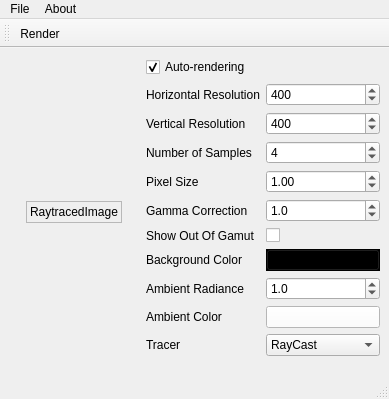
<?xml version="1.0" encoding="UTF-8"?>
<ui version="4.0">
 <class>MainWindow</class>
 <widget class="QMainWindow" name="MainWindow">
  <property name="geometry">
   <rect>
    <x>0</x>
    <y>0</y>
    <width>389</width>
    <height>399</height>
   </rect>
  </property>
  <property name="focusPolicy">
   <enum>Qt::StrongFocus</enum>
  </property>
  <property name="windowTitle">
   <string>MainWindow</string>
  </property>
  <widget class="QWidget" name="centralwidget">
   <layout class="QGridLayout" name="gridLayout">
    <item row="0" column="0" rowspan="2" alignment="Qt::AlignHCenter|Qt::AlignVCenter">
     <widget class="QLabel" name="raytracedImage">
      <property name="sizePolicy">
       <sizepolicy hsizetype="Expanding" vsizetype="Expanding">
        <horstretch>0</horstretch>
        <verstretch>0</verstretch>
       </sizepolicy>
      </property>
      <property name="frameShape">
       <enum>QFrame::StyledPanel</enum>
      </property>
      <property name="text">
       <string>RaytracedImage</string>
      </property>
      <property name="alignment">
       <set>Qt::AlignLeading|Qt::AlignLeft|Qt::AlignTop</set>
      </property>
     </widget>
    </item>
    <item row="0" column="1">
     <widget class="QCheckBox" name="autoRenderingCheckBox">
      <property name="text">
       <string>Auto-rendering</string>
      </property>
      <property name="checked">
       <bool>true</bool>
      </property>
     </widget>
    </item>
    <item row="1" column="1">
     <layout class="QFormLayout" name="formLayout">
      <property name="fieldGrowthPolicy">
       <enum>QFormLayout::AllNonFixedFieldsGrow</enum>
      </property>
      <item row="0" column="0">
       <widget class="QLabel" name="label">
        <property name="text">
         <string>Horizontal Resolution</string>
        </property>
       </widget>
      </item>
      <item row="0" column="1">
       <widget class="QSpinBox" name="horizontalResolutionSpinBox">
        <property name="minimum">
         <number>1</number>
        </property>
        <property name="maximum">
         <number>800</number>
        </property>
        <property name="singleStep">
         <number>10</number>
        </property>
        <property name="value">
         <number>400</number>
        </property>
       </widget>
      </item>
      <item row="1" column="1">
       <widget class="QSpinBox" name="verticalResolutionSpinBox">
        <property name="minimum">
         <number>1</number>
        </property>
        <property name="maximum">
         <number>800</number>
        </property>
        <property name="singleStep">
         <number>10</number>
        </property>
        <property name="value">
         <number>400</number>
        </property>
       </widget>
      </item>
      <item row="2" column="0">
       <widget class="QLabel" name="label_3">
        <property name="text">
         <string>Number of Samples</string>
        </property>
       </widget>
      </item>
      <item row="2" column="1">
       <widget class="QSpinBox" name="numberOfSamplesSpinBox">
        <property name="minimum">
         <number>1</number>
        </property>
        <property name="maximum">
         <number>50</number>
        </property>
        <property name="value">
         <number>4</number>
        </property>
       </widget>
      </item>
      <item row="3" column="0">
       <widget class="QLabel" name="label_4">
        <property name="text">
         <string>Pixel Size</string>
        </property>
       </widget>
      </item>
      <item row="3" column="1">
       <widget class="QDoubleSpinBox" name="pixelSizeDoubleSpinBox">
        <property name="minimum">
         <double>0.050000000000000</double>
        </property>
        <property name="maximum">
         <double>10.000000000000000</double>
        </property>
        <property name="singleStep">
         <double>0.050000000000000</double>
        </property>
        <property name="value">
         <double>1.000000000000000</double>
        </property>
       </widget>
      </item>
      <item row="4" column="0">
       <widget class="QLabel" name="label_5">
        <property name="text">
         <string>Gamma Correction</string>
        </property>
       </widget>
      </item>
      <item row="4" column="1">
       <widget class="QDoubleSpinBox" name="gammaCorrectionDoubleSpinBox">
        <property name="decimals">
         <number>1</number>
        </property>
        <property name="minimum">
         <double>0.100000000000000</double>
        </property>
        <property name="maximum">
         <double>2.000000000000000</double>
        </property>
        <property name="singleStep">
         <double>0.100000000000000</double>
        </property>
        <property name="value">
         <double>1.000000000000000</double>
        </property>
       </widget>
      </item>
      <item row="1" column="0">
       <widget class="QLabel" name="label_2">
        <property name="text">
         <string>Vertical Resolution</string>
        </property>
       </widget>
      </item>
      <item row="6" column="0">
       <widget class="QLabel" name="label_6">
        <property name="text">
         <string>Background Color</string>
        </property>
       </widget>
      </item>
      <item row="6" column="1">
       <widget class="QPushButton" name="backgroundColorPushButton">
        <property name="palette">
         <palette>
          <active>
           <colorrole role="WindowText">
            <brush brushstyle="SolidPattern">
             <color alpha="255">
              <red>255</red>
              <green>255</green>
              <blue>255</blue>
             </color>
            </brush>
           </colorrole>
           <colorrole role="Button">
            <brush brushstyle="SolidPattern">
             <color alpha="255">
              <red>0</red>
              <green>0</green>
              <blue>0</blue>
             </color>
            </brush>
           </colorrole>
           <colorrole role="Light">
            <brush brushstyle="SolidPattern">
             <color alpha="255">
              <red>0</red>
              <green>0</green>
              <blue>0</blue>
             </color>
            </brush>
           </colorrole>
           <colorrole role="Midlight">
            <brush brushstyle="SolidPattern">
             <color alpha="255">
              <red>0</red>
              <green>0</green>
              <blue>0</blue>
             </color>
            </brush>
           </colorrole>
           <colorrole role="Dark">
            <brush brushstyle="SolidPattern">
             <color alpha="255">
              <red>0</red>
              <green>0</green>
              <blue>0</blue>
             </color>
            </brush>
           </colorrole>
           <colorrole role="Mid">
            <brush brushstyle="SolidPattern">
             <color alpha="255">
              <red>0</red>
              <green>0</green>
              <blue>0</blue>
             </color>
            </brush>
           </colorrole>
           <colorrole role="Text">
            <brush brushstyle="SolidPattern">
             <color alpha="255">
              <red>255</red>
              <green>255</green>
              <blue>255</blue>
             </color>
            </brush>
           </colorrole>
           <colorrole role="BrightText">
            <brush brushstyle="SolidPattern">
             <color alpha="255">
              <red>255</red>
              <green>255</green>
              <blue>255</blue>
             </color>
            </brush>
           </colorrole>
           <colorrole role="ButtonText">
            <brush brushstyle="SolidPattern">
             <color alpha="255">
              <red>255</red>
              <green>255</green>
              <blue>255</blue>
             </color>
            </brush>
           </colorrole>
           <colorrole role="Base">
            <brush brushstyle="SolidPattern">
             <color alpha="255">
              <red>0</red>
              <green>0</green>
              <blue>0</blue>
             </color>
            </brush>
           </colorrole>
           <colorrole role="Window">
            <brush brushstyle="SolidPattern">
             <color alpha="255">
              <red>0</red>
              <green>0</green>
              <blue>0</blue>
             </color>
            </brush>
           </colorrole>
           <colorrole role="Shadow">
            <brush brushstyle="SolidPattern">
             <color alpha="255">
              <red>0</red>
              <green>0</green>
              <blue>0</blue>
             </color>
            </brush>
           </colorrole>
           <colorrole role="AlternateBase">
            <brush brushstyle="SolidPattern">
             <color alpha="255">
              <red>0</red>
              <green>0</green>
              <blue>0</blue>
             </color>
            </brush>
           </colorrole>
           <colorrole role="ToolTipBase">
            <brush brushstyle="SolidPattern">
             <color alpha="255">
              <red>255</red>
              <green>255</green>
              <blue>220</blue>
             </color>
            </brush>
           </colorrole>
           <colorrole role="ToolTipText">
            <brush brushstyle="SolidPattern">
             <color alpha="255">
              <red>0</red>
              <green>0</green>
              <blue>0</blue>
             </color>
            </brush>
           </colorrole>
          </active>
          <inactive>
           <colorrole role="WindowText">
            <brush brushstyle="SolidPattern">
             <color alpha="255">
              <red>255</red>
              <green>255</green>
              <blue>255</blue>
             </color>
            </brush>
           </colorrole>
           <colorrole role="Button">
            <brush brushstyle="SolidPattern">
             <color alpha="255">
              <red>0</red>
              <green>0</green>
              <blue>0</blue>
             </color>
            </brush>
           </colorrole>
           <colorrole role="Light">
            <brush brushstyle="SolidPattern">
             <color alpha="255">
              <red>0</red>
              <green>0</green>
              <blue>0</blue>
             </color>
            </brush>
           </colorrole>
           <colorrole role="Midlight">
            <brush brushstyle="SolidPattern">
             <color alpha="255">
              <red>0</red>
              <green>0</green>
              <blue>0</blue>
             </color>
            </brush>
           </colorrole>
           <colorrole role="Dark">
            <brush brushstyle="SolidPattern">
             <color alpha="255">
              <red>0</red>
              <green>0</green>
              <blue>0</blue>
             </color>
            </brush>
           </colorrole>
           <colorrole role="Mid">
            <brush brushstyle="SolidPattern">
             <color alpha="255">
              <red>0</red>
              <green>0</green>
              <blue>0</blue>
             </color>
            </brush>
           </colorrole>
           <colorrole role="Text">
            <brush brushstyle="SolidPattern">
             <color alpha="255">
              <red>255</red>
              <green>255</green>
              <blue>255</blue>
             </color>
            </brush>
           </colorrole>
           <colorrole role="BrightText">
            <brush brushstyle="SolidPattern">
             <color alpha="255">
              <red>255</red>
              <green>255</green>
              <blue>255</blue>
             </color>
            </brush>
           </colorrole>
           <colorrole role="ButtonText">
            <brush brushstyle="SolidPattern">
             <color alpha="255">
              <red>255</red>
              <green>255</green>
              <blue>255</blue>
             </color>
            </brush>
           </colorrole>
           <colorrole role="Base">
            <brush brushstyle="SolidPattern">
             <color alpha="255">
              <red>0</red>
              <green>0</green>
              <blue>0</blue>
             </color>
            </brush>
           </colorrole>
           <colorrole role="Window">
            <brush brushstyle="SolidPattern">
             <color alpha="255">
              <red>0</red>
              <green>0</green>
              <blue>0</blue>
             </color>
            </brush>
           </colorrole>
           <colorrole role="Shadow">
            <brush brushstyle="SolidPattern">
             <color alpha="255">
              <red>0</red>
              <green>0</green>
              <blue>0</blue>
             </color>
            </brush>
           </colorrole>
           <colorrole role="AlternateBase">
            <brush brushstyle="SolidPattern">
             <color alpha="255">
              <red>0</red>
              <green>0</green>
              <blue>0</blue>
             </color>
            </brush>
           </colorrole>
           <colorrole role="ToolTipBase">
            <brush brushstyle="SolidPattern">
             <color alpha="255">
              <red>255</red>
              <green>255</green>
              <blue>220</blue>
             </color>
            </brush>
           </colorrole>
           <colorrole role="ToolTipText">
            <brush brushstyle="SolidPattern">
             <color alpha="255">
              <red>0</red>
              <green>0</green>
              <blue>0</blue>
             </color>
            </brush>
           </colorrole>
          </inactive>
          <disabled>
           <colorrole role="WindowText">
            <brush brushstyle="SolidPattern">
             <color alpha="255">
              <red>0</red>
              <green>0</green>
              <blue>0</blue>
             </color>
            </brush>
           </colorrole>
           <colorrole role="Button">
            <brush brushstyle="SolidPattern">
             <color alpha="255">
              <red>0</red>
              <green>0</green>
              <blue>0</blue>
             </color>
            </brush>
           </colorrole>
           <colorrole role="Light">
            <brush brushstyle="SolidPattern">
             <color alpha="255">
              <red>0</red>
              <green>0</green>
              <blue>0</blue>
             </color>
            </brush>
           </colorrole>
           <colorrole role="Midlight">
            <brush brushstyle="SolidPattern">
             <color alpha="255">
              <red>0</red>
              <green>0</green>
              <blue>0</blue>
             </color>
            </brush>
           </colorrole>
           <colorrole role="Dark">
            <brush brushstyle="SolidPattern">
             <color alpha="255">
              <red>0</red>
              <green>0</green>
              <blue>0</blue>
             </color>
            </brush>
           </colorrole>
           <colorrole role="Mid">
            <brush brushstyle="SolidPattern">
             <color alpha="255">
              <red>0</red>
              <green>0</green>
              <blue>0</blue>
             </color>
            </brush>
           </colorrole>
           <colorrole role="Text">
            <brush brushstyle="SolidPattern">
             <color alpha="255">
              <red>0</red>
              <green>0</green>
              <blue>0</blue>
             </color>
            </brush>
           </colorrole>
           <colorrole role="BrightText">
            <brush brushstyle="SolidPattern">
             <color alpha="255">
              <red>255</red>
              <green>255</green>
              <blue>255</blue>
             </color>
            </brush>
           </colorrole>
           <colorrole role="ButtonText">
            <brush brushstyle="SolidPattern">
             <color alpha="255">
              <red>0</red>
              <green>0</green>
              <blue>0</blue>
             </color>
            </brush>
           </colorrole>
           <colorrole role="Base">
            <brush brushstyle="SolidPattern">
             <color alpha="255">
              <red>0</red>
              <green>0</green>
              <blue>0</blue>
             </color>
            </brush>
           </colorrole>
           <colorrole role="Window">
            <brush brushstyle="SolidPattern">
             <color alpha="255">
              <red>0</red>
              <green>0</green>
              <blue>0</blue>
             </color>
            </brush>
           </colorrole>
           <colorrole role="Shadow">
            <brush brushstyle="SolidPattern">
             <color alpha="255">
              <red>0</red>
              <green>0</green>
              <blue>0</blue>
             </color>
            </brush>
           </colorrole>
           <colorrole role="AlternateBase">
            <brush brushstyle="SolidPattern">
             <color alpha="255">
              <red>0</red>
              <green>0</green>
              <blue>0</blue>
             </color>
            </brush>
           </colorrole>
           <colorrole role="ToolTipBase">
            <brush brushstyle="SolidPattern">
             <color alpha="255">
              <red>255</red>
              <green>255</green>
              <blue>220</blue>
             </color>
            </brush>
           </colorrole>
           <colorrole role="ToolTipText">
            <brush brushstyle="SolidPattern">
             <color alpha="255">
              <red>0</red>
              <green>0</green>
              <blue>0</blue>
             </color>
            </brush>
           </colorrole>
          </disabled>
         </palette>
        </property>
        <property name="autoFillBackground">
         <bool>true</bool>
        </property>
        <property name="text">
         <string/>
        </property>
       </widget>
      </item>
      <item row="7" column="0">
       <widget class="QLabel" name="label_7">
        <property name="text">
         <string>Ambient Radiance</string>
        </property>
       </widget>
      </item>
      <item row="7" column="1">
       <widget class="QDoubleSpinBox" name="ambientRadianceDoubleSpinBox">
        <property name="decimals">
         <number>1</number>
        </property>
        <property name="minimum">
         <double>0.100000000000000</double>
        </property>
        <property name="maximum">
         <double>10.000000000000000</double>
        </property>
        <property name="singleStep">
         <double>0.100000000000000</double>
        </property>
        <property name="value">
         <double>1.000000000000000</double>
        </property>
       </widget>
      </item>
      <item row="9" column="0">
       <widget class="QLabel" name="label_8">
        <property name="text">
         <string>Tracer</string>
        </property>
       </widget>
      </item>
      <item row="9" column="1">
       <widget class="QComboBox" name="tracerComboBox">
        <item>
         <property name="text">
          <string>RayCast</string>
         </property>
        </item>
        <item>
         <property name="text">
          <string>MultipleObjects</string>
         </property>
        </item>
        <item>
         <property name="text">
          <string>Whitted</string>
         </property>
        </item>
       </widget>
      </item>
      <item row="5" column="0">
       <widget class="QLabel" name="label_9">
        <property name="text">
         <string>Show Out Of Gamut</string>
        </property>
       </widget>
      </item>
      <item row="5" column="1">
       <widget class="QCheckBox" name="outOfGamutCheckBox">
        <property name="text">
         <string/>
        </property>
       </widget>
      </item>
      <item row="8" column="0">
       <widget class="QLabel" name="label_10">
        <property name="text">
         <string>Ambient Color</string>
        </property>
       </widget>
      </item>
      <item row="8" column="1">
       <widget class="QPushButton" name="ambientColorPushButton">
        <property name="palette">
         <palette>
          <active>
           <colorrole role="WindowText">
            <brush brushstyle="SolidPattern">
             <color alpha="255">
              <red>0</red>
              <green>0</green>
              <blue>0</blue>
             </color>
            </brush>
           </colorrole>
           <colorrole role="Button">
            <brush brushstyle="SolidPattern">
             <color alpha="255">
              <red>255</red>
              <green>255</green>
              <blue>255</blue>
             </color>
            </brush>
           </colorrole>
           <colorrole role="Light">
            <brush brushstyle="SolidPattern">
             <color alpha="255">
              <red>255</red>
              <green>255</green>
              <blue>255</blue>
             </color>
            </brush>
           </colorrole>
           <colorrole role="Midlight">
            <brush brushstyle="SolidPattern">
             <color alpha="255">
              <red>255</red>
              <green>255</green>
              <blue>255</blue>
             </color>
            </brush>
           </colorrole>
           <colorrole role="Dark">
            <brush brushstyle="SolidPattern">
             <color alpha="255">
              <red>127</red>
              <green>127</green>
              <blue>127</blue>
             </color>
            </brush>
           </colorrole>
           <colorrole role="Mid">
            <brush brushstyle="SolidPattern">
             <color alpha="255">
              <red>170</red>
              <green>170</green>
              <blue>170</blue>
             </color>
            </brush>
           </colorrole>
           <colorrole role="Text">
            <brush brushstyle="SolidPattern">
             <color alpha="255">
              <red>0</red>
              <green>0</green>
              <blue>0</blue>
             </color>
            </brush>
           </colorrole>
           <colorrole role="BrightText">
            <brush brushstyle="SolidPattern">
             <color alpha="255">
              <red>255</red>
              <green>255</green>
              <blue>255</blue>
             </color>
            </brush>
           </colorrole>
           <colorrole role="ButtonText">
            <brush brushstyle="SolidPattern">
             <color alpha="255">
              <red>0</red>
              <green>0</green>
              <blue>0</blue>
             </color>
            </brush>
           </colorrole>
           <colorrole role="Base">
            <brush brushstyle="SolidPattern">
             <color alpha="255">
              <red>255</red>
              <green>255</green>
              <blue>255</blue>
             </color>
            </brush>
           </colorrole>
           <colorrole role="Window">
            <brush brushstyle="SolidPattern">
             <color alpha="255">
              <red>255</red>
              <green>255</green>
              <blue>255</blue>
             </color>
            </brush>
           </colorrole>
           <colorrole role="Shadow">
            <brush brushstyle="SolidPattern">
             <color alpha="255">
              <red>0</red>
              <green>0</green>
              <blue>0</blue>
             </color>
            </brush>
           </colorrole>
           <colorrole role="AlternateBase">
            <brush brushstyle="SolidPattern">
             <color alpha="255">
              <red>255</red>
              <green>255</green>
              <blue>255</blue>
             </color>
            </brush>
           </colorrole>
           <colorrole role="ToolTipBase">
            <brush brushstyle="SolidPattern">
             <color alpha="255">
              <red>255</red>
              <green>255</green>
              <blue>220</blue>
             </color>
            </brush>
           </colorrole>
           <colorrole role="ToolTipText">
            <brush brushstyle="SolidPattern">
             <color alpha="255">
              <red>0</red>
              <green>0</green>
              <blue>0</blue>
             </color>
            </brush>
           </colorrole>
          </active>
          <inactive>
           <colorrole role="WindowText">
            <brush brushstyle="SolidPattern">
             <color alpha="255">
              <red>0</red>
              <green>0</green>
              <blue>0</blue>
             </color>
            </brush>
           </colorrole>
           <colorrole role="Button">
            <brush brushstyle="SolidPattern">
             <color alpha="255">
              <red>255</red>
              <green>255</green>
              <blue>255</blue>
             </color>
            </brush>
           </colorrole>
           <colorrole role="Light">
            <brush brushstyle="SolidPattern">
             <color alpha="255">
              <red>255</red>
              <green>255</green>
              <blue>255</blue>
             </color>
            </brush>
           </colorrole>
           <colorrole role="Midlight">
            <brush brushstyle="SolidPattern">
             <color alpha="255">
              <red>255</red>
              <green>255</green>
              <blue>255</blue>
             </color>
            </brush>
           </colorrole>
           <colorrole role="Dark">
            <brush brushstyle="SolidPattern">
             <color alpha="255">
              <red>127</red>
              <green>127</green>
              <blue>127</blue>
             </color>
            </brush>
           </colorrole>
           <colorrole role="Mid">
            <brush brushstyle="SolidPattern">
             <color alpha="255">
              <red>170</red>
              <green>170</green>
              <blue>170</blue>
             </color>
            </brush>
           </colorrole>
           <colorrole role="Text">
            <brush brushstyle="SolidPattern">
             <color alpha="255">
              <red>0</red>
              <green>0</green>
              <blue>0</blue>
             </color>
            </brush>
           </colorrole>
           <colorrole role="BrightText">
            <brush brushstyle="SolidPattern">
             <color alpha="255">
              <red>255</red>
              <green>255</green>
              <blue>255</blue>
             </color>
            </brush>
           </colorrole>
           <colorrole role="ButtonText">
            <brush brushstyle="SolidPattern">
             <color alpha="255">
              <red>0</red>
              <green>0</green>
              <blue>0</blue>
             </color>
            </brush>
           </colorrole>
           <colorrole role="Base">
            <brush brushstyle="SolidPattern">
             <color alpha="255">
              <red>255</red>
              <green>255</green>
              <blue>255</blue>
             </color>
            </brush>
           </colorrole>
           <colorrole role="Window">
            <brush brushstyle="SolidPattern">
             <color alpha="255">
              <red>255</red>
              <green>255</green>
              <blue>255</blue>
             </color>
            </brush>
           </colorrole>
           <colorrole role="Shadow">
            <brush brushstyle="SolidPattern">
             <color alpha="255">
              <red>0</red>
              <green>0</green>
              <blue>0</blue>
             </color>
            </brush>
           </colorrole>
           <colorrole role="AlternateBase">
            <brush brushstyle="SolidPattern">
             <color alpha="255">
              <red>255</red>
              <green>255</green>
              <blue>255</blue>
             </color>
            </brush>
           </colorrole>
           <colorrole role="ToolTipBase">
            <brush brushstyle="SolidPattern">
             <color alpha="255">
              <red>255</red>
              <green>255</green>
              <blue>220</blue>
             </color>
            </brush>
           </colorrole>
           <colorrole role="ToolTipText">
            <brush brushstyle="SolidPattern">
             <color alpha="255">
              <red>0</red>
              <green>0</green>
              <blue>0</blue>
             </color>
            </brush>
           </colorrole>
          </inactive>
          <disabled>
           <colorrole role="WindowText">
            <brush brushstyle="SolidPattern">
             <color alpha="255">
              <red>127</red>
              <green>127</green>
              <blue>127</blue>
             </color>
            </brush>
           </colorrole>
           <colorrole role="Button">
            <brush brushstyle="SolidPattern">
             <color alpha="255">
              <red>255</red>
              <green>255</green>
              <blue>255</blue>
             </color>
            </brush>
           </colorrole>
           <colorrole role="Light">
            <brush brushstyle="SolidPattern">
             <color alpha="255">
              <red>255</red>
              <green>255</green>
              <blue>255</blue>
             </color>
            </brush>
           </colorrole>
           <colorrole role="Midlight">
            <brush brushstyle="SolidPattern">
             <color alpha="255">
              <red>255</red>
              <green>255</green>
              <blue>255</blue>
             </color>
            </brush>
           </colorrole>
           <colorrole role="Dark">
            <brush brushstyle="SolidPattern">
             <color alpha="255">
              <red>127</red>
              <green>127</green>
              <blue>127</blue>
             </color>
            </brush>
           </colorrole>
           <colorrole role="Mid">
            <brush brushstyle="SolidPattern">
             <color alpha="255">
              <red>170</red>
              <green>170</green>
              <blue>170</blue>
             </color>
            </brush>
           </colorrole>
           <colorrole role="Text">
            <brush brushstyle="SolidPattern">
             <color alpha="255">
              <red>127</red>
              <green>127</green>
              <blue>127</blue>
             </color>
            </brush>
           </colorrole>
           <colorrole role="BrightText">
            <brush brushstyle="SolidPattern">
             <color alpha="255">
              <red>255</red>
              <green>255</green>
              <blue>255</blue>
             </color>
            </brush>
           </colorrole>
           <colorrole role="ButtonText">
            <brush brushstyle="SolidPattern">
             <color alpha="255">
              <red>127</red>
              <green>127</green>
              <blue>127</blue>
             </color>
            </brush>
           </colorrole>
           <colorrole role="Base">
            <brush brushstyle="SolidPattern">
             <color alpha="255">
              <red>255</red>
              <green>255</green>
              <blue>255</blue>
             </color>
            </brush>
           </colorrole>
           <colorrole role="Window">
            <brush brushstyle="SolidPattern">
             <color alpha="255">
              <red>255</red>
              <green>255</green>
              <blue>255</blue>
             </color>
            </brush>
           </colorrole>
           <colorrole role="Shadow">
            <brush brushstyle="SolidPattern">
             <color alpha="255">
              <red>0</red>
              <green>0</green>
              <blue>0</blue>
             </color>
            </brush>
           </colorrole>
           <colorrole role="AlternateBase">
            <brush brushstyle="SolidPattern">
             <color alpha="255">
              <red>255</red>
              <green>255</green>
              <blue>255</blue>
             </color>
            </brush>
           </colorrole>
           <colorrole role="ToolTipBase">
            <brush brushstyle="SolidPattern">
             <color alpha="255">
              <red>255</red>
              <green>255</green>
              <blue>220</blue>
             </color>
            </brush>
           </colorrole>
           <colorrole role="ToolTipText">
            <brush brushstyle="SolidPattern">
             <color alpha="255">
              <red>0</red>
              <green>0</green>
              <blue>0</blue>
             </color>
            </brush>
           </colorrole>
          </disabled>
         </palette>
        </property>
        <property name="text">
         <string/>
        </property>
       </widget>
      </item>
     </layout>
    </item>
   </layout>
  </widget>
  <widget class="QMenuBar" name="menubar">
   <property name="geometry">
    <rect>
     <x>0</x>
     <y>0</y>
     <width>389</width>
     <height>19</height>
    </rect>
   </property>
   <widget class="QMenu" name="menuFile">
    <property name="title">
     <string>File</string>
    </property>
    <addaction name="actionSave_PNG_Image"/>
    <addaction name="separator"/>
    <addaction name="actionAbout"/>
    <addaction name="actionQuit"/>
   </widget>
   <widget class="QMenu" name="menuAbout">
    <property name="title">
     <string>About</string>
    </property>
    <addaction name="actionAbout_Qt"/>
   </widget>
   <addaction name="menuFile"/>
   <addaction name="menuAbout"/>
  </widget>
  <widget class="QStatusBar" name="statusbar"/>
  <widget class="QToolBar" name="toolBar">
   <property name="windowTitle">
    <string>toolBar</string>
   </property>
   <attribute name="toolBarArea">
    <enum>TopToolBarArea</enum>
   </attribute>
   <attribute name="toolBarBreak">
    <bool>false</bool>
   </attribute>
   <addaction name="actionRender"/>
  </widget>
  <action name="actionQuit">
   <property name="icon">
    <iconset resource="resources.qrc">
     <normaloff>:/assets/assets/exit-24x24.png</normaloff>:/assets/assets/exit-24x24.png</iconset>
   </property>
   <property name="text">
    <string>Quit</string>
   </property>
   <property name="shortcut">
    <string>Ctrl+Q</string>
   </property>
  </action>
  <action name="actionSave_PNG_Image">
   <property name="icon">
    <iconset resource="resources.qrc">
     <normaloff>:/assets/assets/save-24x24.png</normaloff>:/assets/assets/save-24x24.png</iconset>
   </property>
   <property name="text">
    <string>Export image</string>
   </property>
   <property name="shortcut">
    <string>Ctrl+S</string>
   </property>
  </action>
  <action name="actionRender">
   <property name="icon">
    <iconset resource="resources.qrc">
     <normaloff>:/assets/assets/camera-24x24.png</normaloff>:/assets/assets/camera-24x24.png</iconset>
   </property>
   <property name="text">
    <string>Render</string>
   </property>
   <property name="shortcut">
    <string>F5</string>
   </property>
  </action>
  <action name="actionAbout">
   <property name="text">
    <string>About...</string>
   </property>
  </action>
  <action name="actionAbout_Qt">
   <property name="text">
    <string>About Qt</string>
   </property>
  </action>
 </widget>
 <resources>
  <include location="resources.qrc"/>
 </resources>
 <connections>
  <connection>
   <sender>actionRender</sender>
   <signal>triggered()</signal>
   <receiver>MainWindow</receiver>
   <slot>updateRaytracerImage()</slot>
   <hints>
    <hint type="sourcelabel">
     <x>-1</x>
     <y>-1</y>
    </hint>
    <hint type="destinationlabel">
     <x>549</x>
     <y>323</y>
    </hint>
   </hints>
  </connection>
  <connection>
   <sender>numberOfSamplesSpinBox</sender>
   <signal>valueChanged(int)</signal>
   <receiver>MainWindow</receiver>
   <slot>numberOfSamplesChanged(int)</slot>
   <hints>
    <hint type="sourcelabel">
     <x>1084</x>
     <y>227</y>
    </hint>
    <hint type="destinationlabel">
     <x>399</x>
     <y>299</y>
    </hint>
   </hints>
  </connection>
  <connection>
   <sender>pixelSizeDoubleSpinBox</sender>
   <signal>valueChanged(double)</signal>
   <receiver>MainWindow</receiver>
   <slot>pixelSizeChanged(double)</slot>
   <hints>
    <hint type="sourcelabel">
     <x>1084</x>
     <y>257</y>
    </hint>
    <hint type="destinationlabel">
     <x>399</x>
     <y>299</y>
    </hint>
   </hints>
  </connection>
  <connection>
   <sender>verticalResolutionSpinBox</sender>
   <signal>valueChanged(int)</signal>
   <receiver>MainWindow</receiver>
   <slot>verticalResolutionChanged(int)</slot>
   <hints>
    <hint type="sourcelabel">
     <x>1084</x>
     <y>196</y>
    </hint>
    <hint type="destinationlabel">
     <x>399</x>
     <y>299</y>
    </hint>
   </hints>
  </connection>
  <connection>
   <sender>horizontalResolutionSpinBox</sender>
   <signal>valueChanged(int)</signal>
   <receiver>MainWindow</receiver>
   <slot>horizontalResolutionChanged(int)</slot>
   <hints>
    <hint type="sourcelabel">
     <x>1084</x>
     <y>143</y>
    </hint>
    <hint type="destinationlabel">
     <x>399</x>
     <y>299</y>
    </hint>
   </hints>
  </connection>
  <connection>
   <sender>gammaCorrectionDoubleSpinBox</sender>
   <signal>valueChanged(double)</signal>
   <receiver>MainWindow</receiver>
   <slot>gammaCorrectionChanged(double)</slot>
   <hints>
    <hint type="sourcelabel">
     <x>1084</x>
     <y>288</y>
    </hint>
    <hint type="destinationlabel">
     <x>399</x>
     <y>299</y>
    </hint>
   </hints>
  </connection>
  <connection>
   <sender>ambientRadianceDoubleSpinBox</sender>
   <signal>valueChanged(double)</signal>
   <receiver>MainWindow</receiver>
   <slot>ambientRadianceChanged(double)</slot>
   <hints>
    <hint type="sourcelabel">
     <x>499</x>
     <y>278</y>
    </hint>
    <hint type="destinationlabel">
     <x>271</x>
     <y>179</y>
    </hint>
   </hints>
  </connection>
  <connection>
   <sender>tracerComboBox</sender>
   <signal>activated(QString)</signal>
   <receiver>MainWindow</receiver>
   <slot>tracerChanged(QString)</slot>
   <hints>
    <hint type="sourcelabel">
     <x>493</x>
     <y>306</y>
    </hint>
    <hint type="destinationlabel">
     <x>271</x>
     <y>179</y>
    </hint>
   </hints>
  </connection>
  <connection>
   <sender>outOfGamutCheckBox</sender>
   <signal>stateChanged(int)</signal>
   <receiver>MainWindow</receiver>
   <slot>outOfGamutChanged()</slot>
   <hints>
    <hint type="sourcelabel">
     <x>472</x>
     <y>238</y>
    </hint>
    <hint type="destinationlabel">
     <x>271</x>
     <y>179</y>
    </hint>
   </hints>
  </connection>
 </connections>
 <slots>
  <slot>horizontalResolutionChanged(int)</slot>
  <slot>verticalResolutionChanged(int)</slot>
  <slot>numberOfSamplesChanged(int)</slot>
  <slot>pixelSizeChanged(double)</slot>
  <slot>gammaCorrectionChanged(double)</slot>
  <slot>updateRaytracerImage()</slot>
  <slot>ambientRadianceChanged(double)</slot>
  <slot>tracerChanged(QString)</slot>
  <slot>outOfGamutChanged()</slot>
 </slots>
</ui>
